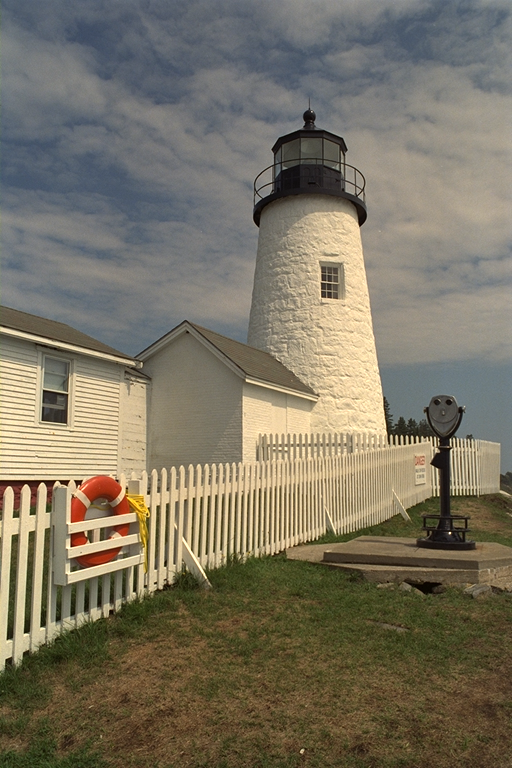
#> input picture python-notebooks/5-opencv/img/kodim19.png, 512 x 768 px
$ jupyter execute 3-thresholding.ipynb
#> lines starting #> are read from the running program, lines starting #| are printed output that depends on the picture; after the words box and inside, x2 and y2 are one past the last pixel; in counts of white or black regions, pixels touching at a corner belong together
# Threshold
Las funciones de threshold son muy importantes, ya que con una simple operación de qué pixel está por encima o por debajo de un umbral se pueden obtener máscaras de todo tipo y muy rápido.

[cell 1]
myPath = ''

[cell 2]
import cv2
import numpy as np
import matplotlib.pyplot as plt

img = cv2.imread(myPath+'img/kodim19.png',0)
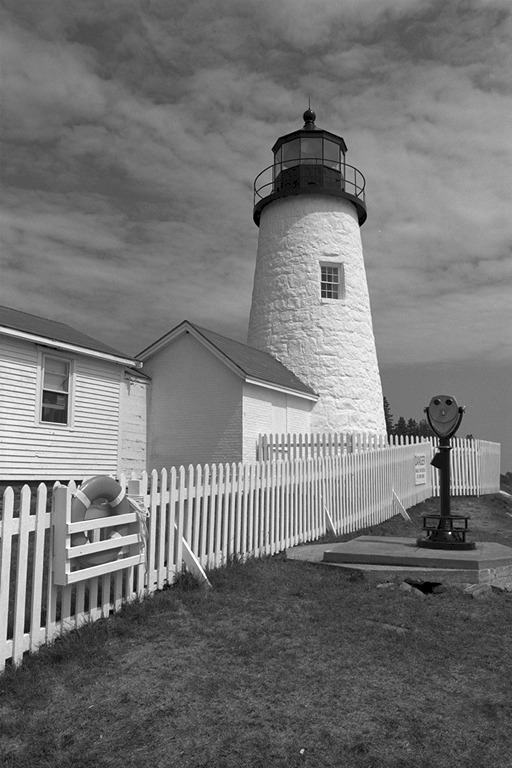
#> img: shape (768, 512); min 0, max 255, mean 116.3

VALUE = 120
ret,thresh1 = cv2.threshold(img,VALUE,255,cv2.THRESH_BINARY)
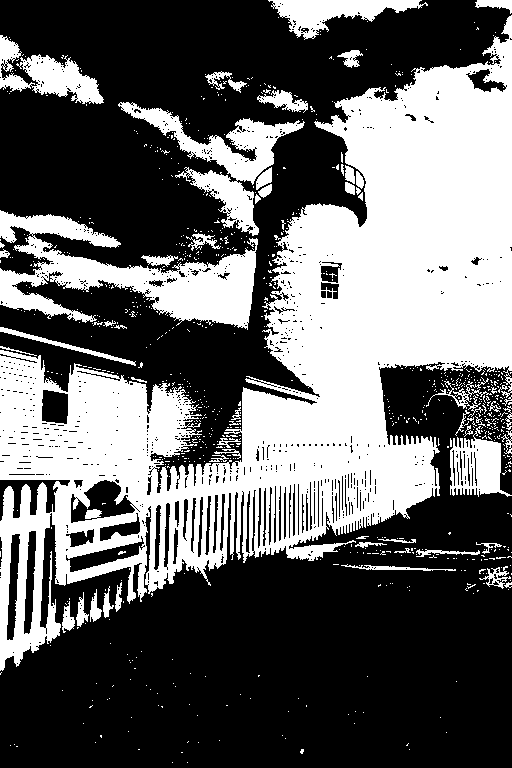
#> thresh1: shape (768, 512); 39.5% white; 820 white regions (764 under 20 px), largest, box (x1, y1, x2, y2) and area: (0, 15, 512, 671) 119717, (0, 210, 258, 330) 12597, (118, 102, 305, 236) 6215
#> ret = 120
ret,thresh2 = cv2.threshold(img,VALUE,255,cv2.THRESH_BINARY_INV)
ret,thresh3 = cv2.threshold(img,VALUE,255,cv2.THRESH_TRUNC)
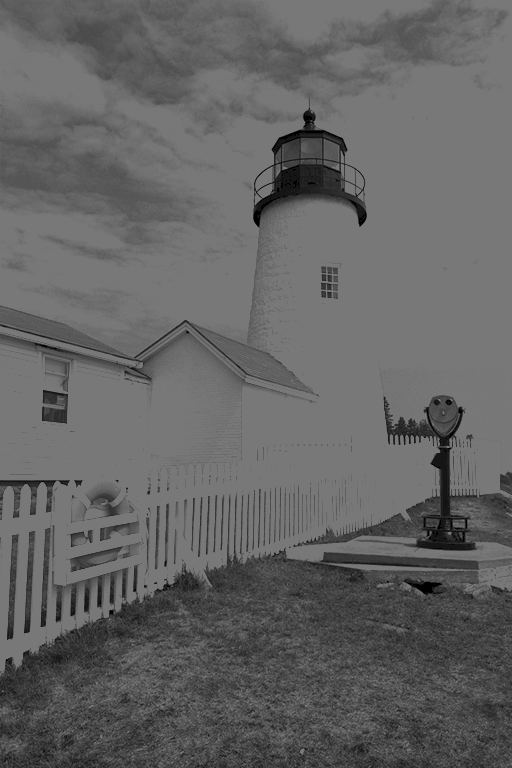
#> thresh3: shape (768, 512); min 0, max 120, mean 99.8
ret,thresh4 = cv2.threshold(img,VALUE,255,cv2.THRESH_TOZERO)
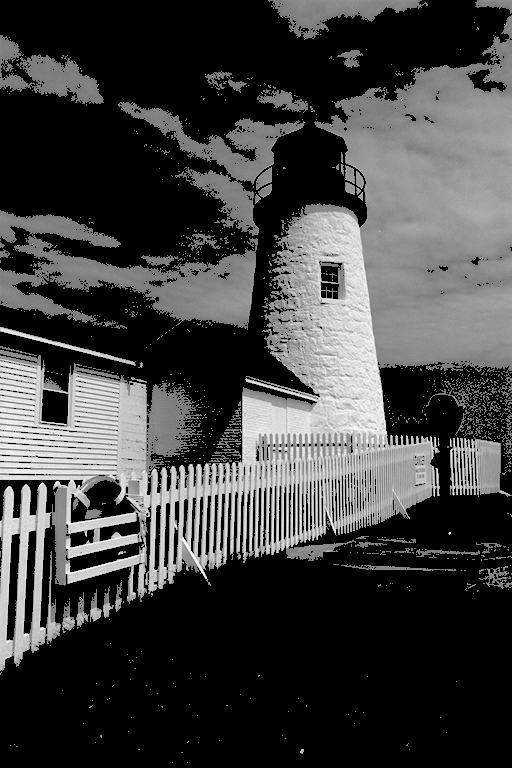
#> thresh4: shape (768, 512); min 0, max 255, mean 63.8
ret,thresh5 = cv2.threshold(img,VALUE,255,cv2.THRESH_TOZERO_INV)
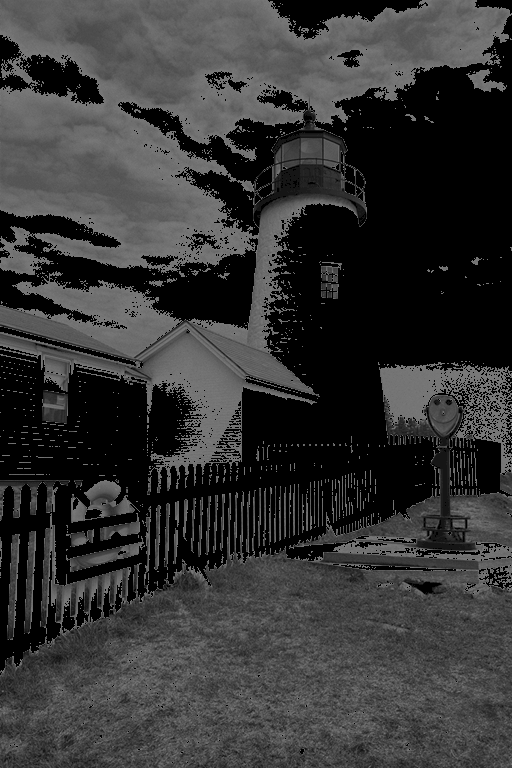
#> thresh5: shape (768, 512); min 0, max 120, mean 52.5
titles = ['Original Image','BINARY','BINARY_INV','TRUNC','TOZERO','TOZERO_INV']
images = [img, thresh1, thresh2, thresh3, thresh4, thresh5]
for i in range(6):
    plt.subplot(2,3,i+1),plt.imshow(images[i],'gray')
    plt.title(titles[i])
    plt.xticks([]),plt.yticks([])
plt.show()

## Threshold Adaptivo

Cuando las condiciones de luminosidad varian según la escena, el threshold anterior no resulta efectivo, para esto es mejor usar uno adaptivo.

Existen 2 formas:
  * MEAN: media de los píxeles cercanos en un entorno
  * GAUSSIAN: Se usa una ventana gaussiana para ponderar el peso de los pixeles vecinos

[cell 3]
img = cv2.medianBlur(img,5)
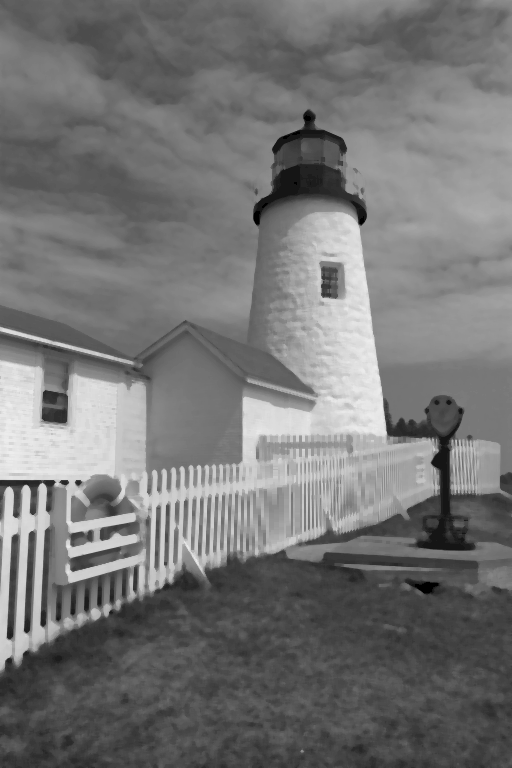
#> img: shape (768, 512); min 0, max 237, mean 117.1
ret,th1 = cv2.threshold(img,127,255,cv2.THRESH_BINARY)
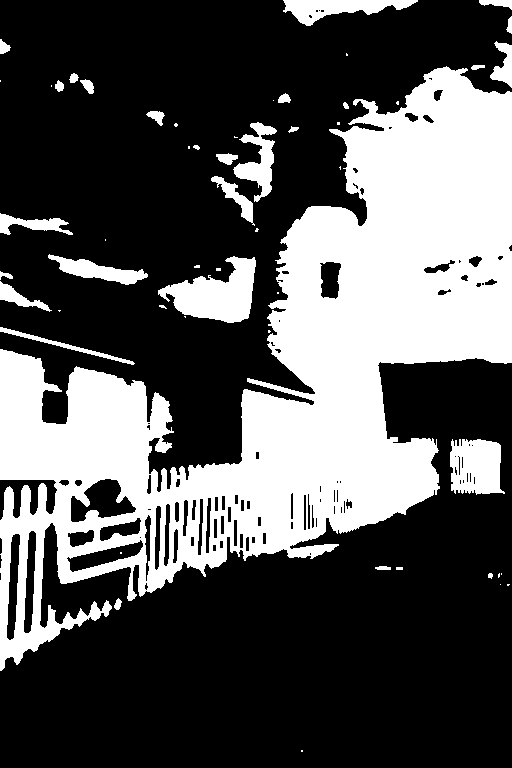
#> th1: shape (768, 512); 33.3% white; 54 white regions (25 under 20 px), largest, box (x1, y1, x2, y2) and area: (0, 66, 512, 671) 115740, (158, 256, 256, 323) 3629, (450, 439, 505, 495) 2492
th2 = cv2.adaptiveThreshold(img,255,cv2.ADAPTIVE_THRESH_MEAN_C,\
            cv2.THRESH_BINARY,11,2)
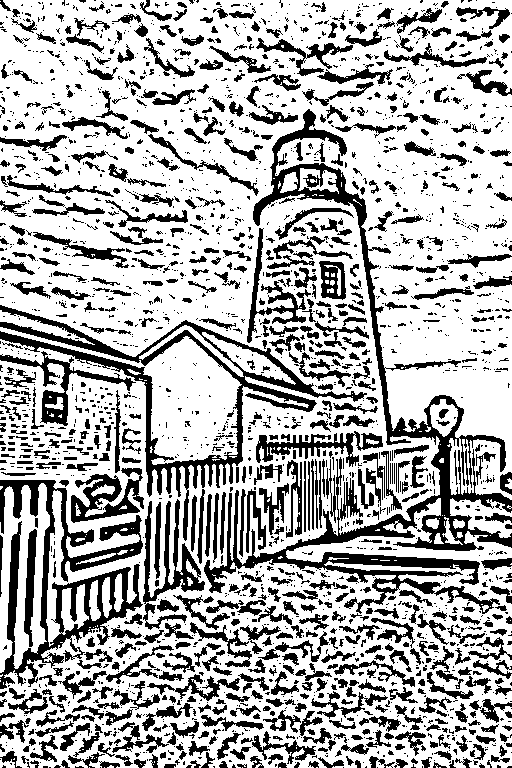
#> th2: shape (768, 512); 69.6% white; 2392 black regions (1672 under 20 px), largest, box (x1, y1, x2, y2) and area: (204, 109, 512, 614) 16751, (0, 480, 143, 689) 8535, (0, 305, 367, 541) 8429
th3 = cv2.adaptiveThreshold(img,255,cv2.ADAPTIVE_THRESH_GAUSSIAN_C,\
            cv2.THRESH_BINARY,11,2)
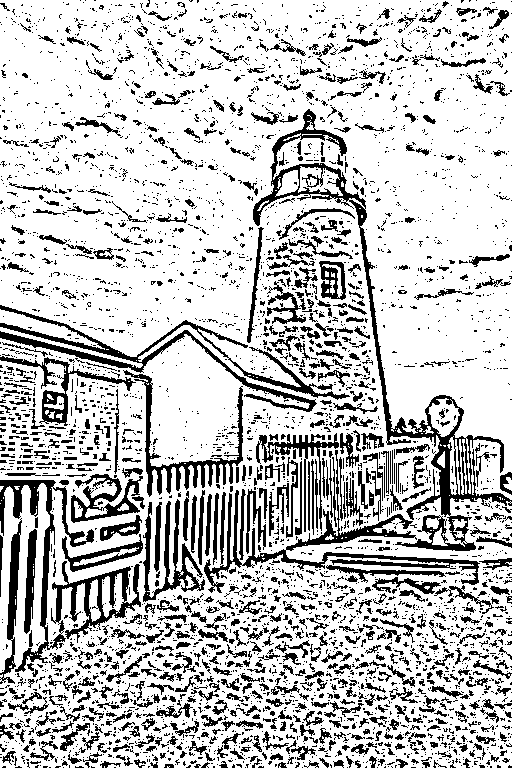
#> th3: shape (768, 512); 77.2% white; 4368 black regions (3605 under 20 px), largest, box (x1, y1, x2, y2) and area: (253, 109, 512, 551) 7536, (0, 480, 141, 672) 4799, (0, 305, 350, 412) 4372
titles = ['Original Image', 'Global Thresholding (v = 127)',
            'Adaptive Mean Thresholding', 'Adaptive Gaussian Thresholding']
images = [img, th1, th2, th3]
for i in range(4):
    plt.subplot(2,2,i+1),plt.imshow(images[i],'gray')
    plt.title(titles[i])
    plt.xticks([]),plt.yticks([])
plt.show()
